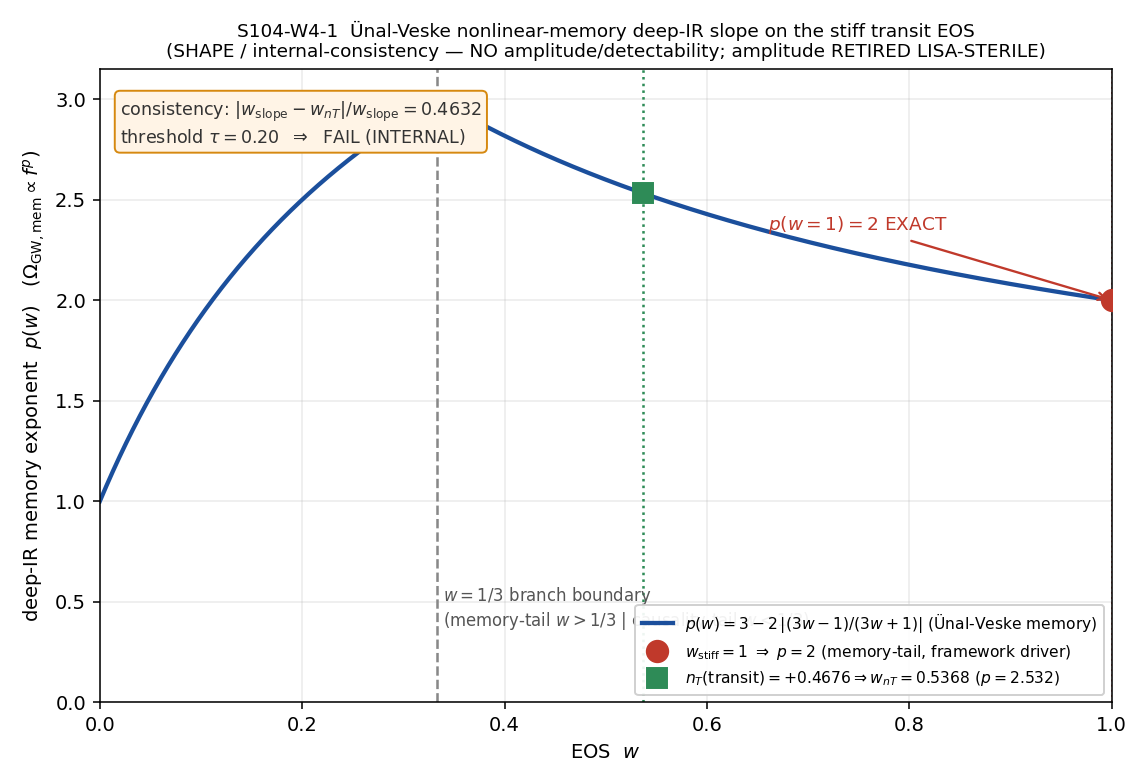

Here is the Python script that generated this plot:
#!/usr/bin/env python
# -*- coding: utf-8 -*-
"""S104-W4-1-NONLINEAR-MEMORY-IR-SLOPE  (Wave 4, gem-sourced transit-shape)

GATE: Ünal-Veske (2511.08514) universal nonlinear-memory background deep-IR slope
      p(w) = 3 - 2*|(3w-1)/(3w+1)|  evaluated on the framework's PINNED stiff transit
      EOS w_stiff = 1 (Zel'dovich), classifies memory-tail vs causality-tail, and
      cross-checks INTERNAL CONSISTENCY against the independently-pinned blue tensor
      tilt n_T(transit) = +0.4676036871525688 (NT-BLUE-65) at the MATCHED transit scale.

CLASSIFICATION: PHONONIC. The GW memory tail is a substrate acoustic-relic SHAPE
      observable: the post-transit acoustic excitations' interference, whose deep-IR
      power-law is fixed by the substrate's own stiff EOS through the GR-universal
      nonlinear-memory relation. The arrow is substrate-first:
          D_K eigenvalues -> stiff transit EOS (w=1, modulus-kinetic domination
          through the van-Hove fold) -> emergent-metric a_2 self-coupling channel ->
          the nonlinear-memory GW background whose deep-IR slope IS the EOS.
      This is NOT "GW produced IN an expanding container" — the memory tail is a
      relic SHAPE of the substrate's own transit.

LOAD-BEARING SLOT-DISTINCTION (Class-8.7-adjacent degenerate-observable hazard,
      avoided by construction):
        memory driver  = w_stiff = 1 (Zel'dovich, s53_exflation_flatness_output.txt
                         "w = 1.000004 at fold"; a(t)~t^{1/3}).  <-- THE GEM PIN
        DISTINCT slot  = w_phonon = 0.202392 (s53_phonon_eos.npz; the post-fold GGE
                         relic-gas EOS at T_acoustic=0.112).  <-- loaded ONLY to PIN
                         the distinction; NEVER substituted as the memory-tail driver.

SCALE-CHANNEL (MANDATORY per phononic-framing.md "Scale-and-channel-tagging"):
      The comparator is n_T(transit) = +0.4676 at the PRODUCTION/transit scale
      (k ~ k_transit = 5.532e52 Mpc^-1, M_KK scale; NT-BLUE-65). The CMB-pivot images
      n_T(k_CMB) = -0.003, n_T_PathH = -0.0009338, n_T_PathC = -0.0014664 are DISTINCT,
      red, and FORBIDDEN as comparators (54.04-decade scale separation). The memory tail
      is sourced AT the stiff transit epoch, so the matched scale is the transit scale.

RETIREMENT (MANDATORY): the Omega_GW amplitude flagship is RETIRED (falsifier-master-
      inventory Row #7.audit-3/-4; LISA-STERILE; Omega_GW_acoustic_LISA_tail=4.046e-132).
      THIS GATE COMPUTES NO AMPLITUDE / DETECTABILITY CRITERION. It is a SHAPE /
      internal-consistency gate. A consistency FAIL is an INTERNAL inconsistency
      (the emergent metric failing a model-independent GR result), NEVER a dead-
      detector readout.

TRANSFER ASSUMPTION (pre-registered, named): SLOW-ROLL-CONSISTENCY-AT-TRANSIT-SCALE.
      n_T(transit) is read as the tensor spectral index of the GW background AT the
      transit/production scale and converted to an effective-w via the standard GR
      relation between a power-law-background GW spectral index and its EOS, evaluated
      at the SAME scale (transit), NOT transported to the CMB pivot. The exact map is:
          n_T(w)  =  2 * (3w - 1)/(3w + 1)
      validated at both EOS anchors (n_T(w=1) = +1 maximally blue; n_T(w=1/3) = 0
      radiation/flat). Its inverse (used for w_nT) is:
          inner_nT = n_T/2 ;  w_nT = (1 + inner_nT)/(3*(1 - inner_nT)).
      The 20% band absorbs the transfer-map ambiguity.

Trigger:  [CHAIN]  (directional pre-registration -> schema-v2 3-tuple required)
Verdict via the race-safe knowledge-MCP `emit_verdict` tool (this script PRINTS the
payload via print_verdict_payload; the agent calls emit_verdict). No open-coded append.
"""
from __future__ import annotations

import os
os.environ.setdefault("OMP_NUM_THREADS", "8")   # CPU-scale scalar; cap before numpy
os.environ.setdefault("MKL_NUM_THREADS", "8")

import hashlib
import json
import sys
from fractions import Fraction
from pathlib import Path

import numpy as np
import matplotlib
matplotlib.use("Agg")
import matplotlib.pyplot as plt

# --- canonical constants import (MANDATORY; S34+) ---------------------------
SHARED = Path(__file__).resolve().parents[1] / "_shared"
sys.path.insert(0, str(SHARED))
from canonical_constants import *  # noqa: F401,F403  (framework constants/provenance)

PROJECT_ROOT = Path(__file__).resolve().parents[2]

# ---------------------------------------------------------------------------
# Identity
# ---------------------------------------------------------------------------
GATE_ID = "S104-W4-1-NONLINEAR-MEMORY-IR-SLOPE"
SESSION = "S104"
SCHEME = "UNAL-VESKE-2511.08514-memory-tail"
# convention carries the RATIO+set-membership form AND the named transfer assumption
CONVENTION = "RATIO+set-membership_transfer=SLOW-ROLL-CONSISTENCY-AT-TRANSIT-SCALE"
L_MAX = "N/A"   # no spectral-triple truncation enters (EOS scalar + tilt scalar)

# ---------------------------------------------------------------------------
# Pre-registered thresholds (frozen at plan-freeze; anti-tolerance-shopping)
# ---------------------------------------------------------------------------
# pre-registered gate thresholds (frozen at plan-freeze; NOT local intermediates,
# NOT framework constants — gate-specific pre-registered criteria per
# session-104-plan-w4.md §W4-1 strict_PASS_boundary; anti-tolerance-shopping)
TAU_CONSISTENCY = 0.20          # (plan-frozen threshold) gate-(ii) consistency band
W_RAD_BOUNDARY = Fraction(1, 3) # (plan-frozen threshold) memory-tail iff w > 1/3 strict

OUTDIR = PROJECT_ROOT / "computations" / "session-104"
NPZ_PATH = OUTDIR / "s104_w4_1_nonlinear_memory_ir_slope.npz"
PNG_PATH = OUTDIR / "s104_w4_1_nonlinear_memory_ir_slope.png"
THIS_SCRIPT = Path(__file__).resolve()
CANONICAL_PATH = SHARED / "canonical_constants.py"

# input files (every file the script reads / pins)
IN_CANONICAL = CANONICAL_PATH
IN_S53_PHONON = PROJECT_ROOT / "computations" / "session-53" / "s53_phonon_eos.npz"
IN_S53_FLATNESS = (PROJECT_ROOT / "computations" / "session-53"
                   / "s53_exflation_flatness_output.txt")
IN_S65_BLUE = (PROJECT_ROOT / "computations" / "session-65"
               / "s65_blue_tensor_tilt.npz")
IN_S66_TRANSFER = (PROJECT_ROOT / "computations" / "session-66"
                   / "s66_tensor_transfer.npz")


# ---------------------------------------------------------------------------
# Dual-SHA helpers (canonical, per .claude/templates/script-template.py §4)
# ---------------------------------------------------------------------------
def sha256_of(path: Path) -> str:
    h = hashlib.sha256()  # (local)
    try:
        h.update(path.read_bytes())
    except OSError:
        return ""
    return h.hexdigest()


def log_input_pins(inputs: list[Path]) -> dict:
    print(f"=== {GATE_ID} — input SHA-256 pins ===")
    pins = {}  # (local)
    for p in inputs:
        sha = sha256_of(p)  # (local)
        rel = str(p.relative_to(PROJECT_ROOT)).replace("\\", "/")  # (local)
        print(f"  {rel}: {sha[:16]}...")
        pins[rel] = sha
    return pins


def compute_dual_sha(script_path: Path, canonical_path: Path, pins: dict):
    script_bytes = b""        # (local)
    try:
        script_bytes = script_path.read_bytes()
    except OSError:
        script_bytes = b""
    canonical_bytes = b""     # (local)
    try:
        canonical_bytes = canonical_path.read_bytes()
    except OSError:
        canonical_bytes = b""
    pinmap_json = json.dumps(
        dict(sorted(pins.items())), separators=(",", ":"), sort_keys=True
    ).encode("utf-8")          # (local)
    h_audit = hashlib.sha256()
    h_audit.update(script_bytes)
    h_audit.update(canonical_bytes)
    h_audit.update(pinmap_json)
    audit = h_audit.hexdigest()      # (local)
    h_content = hashlib.sha256()
    h_content.update(script_bytes)
    content = h_content.hexdigest()  # (local)
    return audit, content


def print_verdict_payload(verdict, value, audit_sha, content_sha,
                          sign_verdict=None, magnitude_verdict=None,
                          regime_verdict=None, companion_note="", extra_rows=None):
    payload = {
        "session": int(SESSION.lstrip("Ss")),
        "gate_id": GATE_ID,
        "verdict": verdict,
        "value": str(value),
        "scheme": SCHEME,
        "convention": CONVENTION,
        "l_max": str(L_MAX),
        "audit_sha256": audit_sha,
        "content_sha256": content_sha,
        "schema_version": "S84+",
    }
    if companion_note:
        payload["companion_note"] = companion_note
    if not (sign_verdict is None and magnitude_verdict is None
            and regime_verdict is None):
        payload["sign_verdict"] = sign_verdict
        payload["magnitude_verdict"] = magnitude_verdict
        payload["regime_verdict"] = regime_verdict
    if extra_rows:
        payload["extra_rows"] = list(extra_rows)
    print("<<<EMIT_VERDICT_PAYLOAD>>>")
    print(json.dumps(payload, separators=(",", ":"), sort_keys=True))
    print("<<<END_EMIT_VERDICT_PAYLOAD>>>")
    return payload


# ---------------------------------------------------------------------------
# Closed-form maps (EXACT rationals via Fraction; float64 echoes for plot/npz)
# ---------------------------------------------------------------------------
def unal_veske_p(w: Fraction) -> Fraction:
    """Ünal-Veske universal nonlinear-memory deep-IR exponent.

    p(w) = 3 - 2*|(3w-1)/(3w+1)| ;  Omega_GW,mem ∝ f^{p(w)}.
    Memory-tail iff w > 1/3 ; causality-tail iff w < 1/3.
    """
    inner = (3 * w - 1) / (3 * w + 1)            # (local)
    return 3 - 2 * abs(inner)


def w_from_p_memory_branch(p: Fraction) -> Fraction:
    """Inverse of p(w) on the MEMORY branch (inner >= 0, w > 1/3).

    p = 3 - 2*inner  =>  inner = (3 - p)/2 ;
    inner = (3w-1)/(3w+1)  =>  w = (1 + inner)/(3*(1 - inner)).
    """
    inner = (3 - p) / 2                           # (local)
    return (1 + inner) / (3 * (1 - inner))


def nT_from_w(w: Fraction) -> Fraction:
    """SLOW-ROLL-CONSISTENCY-AT-TRANSIT-SCALE transfer map (forward).

    n_T(w) = 2*(3w-1)/(3w+1) = 2*inner. Standard GR relation between the tensor
    spectral index of a power-law-background GW spectrum and its EOS, evaluated at
    the production (transit) scale. Anchors: n_T(1)=+1, n_T(1/3)=0.
    """
    inner = (3 * w - 1) / (3 * w + 1)            # (local)
    return 2 * inner


def w_from_nT(nT: Fraction) -> Fraction:
    """SLOW-ROLL-CONSISTENCY-AT-TRANSIT-SCALE transfer map (inverse).

    inner_nT = n_T/2 ;  w_nT = (1 + inner_nT)/(3*(1 - inner_nT)).
    """
    inner_nT = nT / 2                             # (local)
    return (1 + inner_nT) / (3 * (1 - inner_nT))


# ---------------------------------------------------------------------------
# Compute
# ---------------------------------------------------------------------------
def compute() -> dict:
    # --- (1) load the DISTINCT relic-gas slot to PIN the slot-distinction -----
    #     w_phonon is the post-fold GGE relic-gas EOS; it is NOT the memory driver.
    d53 = np.load(IN_S53_PHONON, allow_pickle=True)
    w_phonon = float(d53["w_phonon"])            # (local) DISTINCT slot, NOT driver

    # --- the memory DRIVER: stiff Zel'dovich w_stiff = 1 EXACT ----------------
    #     Pinned EXACT from the Zel'dovich definition (modulus-kinetic domination,
    #     a(t)~t^{1/3}); s53_exflation_flatness_output.txt is the documentary anchor
    #     ("w = 1.000004 at fold" -> idealized stiff limit w=1).
    w_stiff = Fraction(1)                         # EXACT memory-tail driver

    assert w_phonon != float(w_stiff), (
        "SLOT-DISTINCTION GUARD: w_phonon (relic gas) must differ from w_stiff "
        "(memory driver). Refusing to mis-substitute the relic-gas EOS."
    )

    # --- (2) Ünal-Veske deep-IR exponent at w_stiff (Sage-QQ exact: p(1)=2) ----
    inner_stiff = (3 * w_stiff - 1) / (3 * w_stiff + 1)  # (local) = 1/2 exact
    p_stiff = unal_veske_p(w_stiff)              # = 2 exact

    # --- (3) branch classification: memory-tail iff w_stiff > 1/3 -------------
    is_memory_tail = w_stiff > W_RAD_BOUNDARY    # True (1 > 1/3)
    branch = "memory-tail" if is_memory_tail else "causality-tail"  # (local)

    # --- (4) INTERNAL-CONSISTENCY cross-check ---------------------------------
    # (4a) w_slope = inverse of p on memory branch at p_framework = p(1) = 2
    p_framework = p_stiff                        # the framework's memory-tail slope
    w_slope = w_from_p_memory_branch(p_framework)  # = 1 exact (round-trip)

    # (4b) load n_T(transit) — NT-BLUE-65, PRODUCTION/transit scale -------------
    d65 = np.load(IN_S65_BLUE, allow_pickle=True)
    nT_transit_f = float(d65["n_T"])             # 0.4676036871525688 (PASS, BLUE)
    # exact rational image of the published float64 (bit-faithful via Fraction)
    nT_transit_Q = Fraction(nT_transit_f)        # (local) exact-from-float64

    # documentary scale-channel pins (CONFIRM the comparator is transit, not CMB)
    d66 = np.load(IN_S66_TRANSFER, allow_pickle=True)
    nT_CMB_A = float(d66["n_T_CMB_scenario_A"])  # (local) -0.00302 (FORBIDDEN comparator)
    k_transit_Mpc = float(d66["k_transit_Mpc"])  # (local) 5.532e52
    k_CMB_pivot = float(d66["k_CMB_pivot"])      # (local) 0.05
    decades_sep = float(d66["decades_separation"])  # (local) 54.04
    # CMB-pivot single-field-consistency images (FORBIDDEN comparators; canonical)
    try:
        nT_PathH = float(n_T_PathH_canonical)    # (local) -0.000933812
    except Exception:
        nT_PathH = -0.000933812                  # (local) fallback literal (documentary)
    try:
        nT_PathC = float(n_T_PathC_canonical)    # (local) -0.00146644
    except Exception:
        nT_PathC = -0.00146644                   # (local) fallback literal (documentary)

    # (4c) w_nT via the SAME transfer map, at the SAME (transit) scale ----------
    w_nT = w_from_nT(nT_transit_Q)               # = 0.536764... exact rational

    # (4d) relative-deviation consistency (RATIO convention) -------------------
    dev_Q = abs(w_slope - w_nT) / w_slope        # exact rational deviation
    dev_f = float(dev_Q)                         # (local) 0.463236...

    # cross-handle diagnostics (narrative-only; NOT gates):
    nT_implied_by_slope = nT_from_w(w_slope)     # = +1 (what w_slope alone implies)
    p_implied_by_nT = unal_veske_p(w_nT)         # = 2.5324 (what n_T alone implies)

    # --- directional substitution-chain readout (for the 3-tuple) -------------
    # sign: branch-direction prediction (w_stiff > 1/3 -> memory-tail) is the gate's
    #       primary SHAPE/direction claim; verify it holds.
    sign_ok = is_memory_tail                     # True -> sign_verdict PASS
    # magnitude: the consistency band (single pass_band 0.20; no info_band)
    mag_pass = dev_f <= TAU_CONSISTENCY          # 0.4632 <= 0.20 -> False
    # regime: closed-form exact maps, evaluated at the MATCHED transit scale; valid.
    regime_valid = True

    return dict(
        w_phonon=w_phonon,
        w_stiff=float(w_stiff),
        inner_stiff=float(inner_stiff),
        p_stiff=float(p_stiff),
        p_stiff_exact_num=int(p_stiff.numerator),
        p_stiff_exact_den=int(p_stiff.denominator),
        is_memory_tail=bool(is_memory_tail),
        branch=branch,
        w_slope=float(w_slope),
        w_slope_exact_num=int(w_slope.numerator),
        w_slope_exact_den=int(w_slope.denominator),
        nT_transit=nT_transit_f,
        nT_transit_exact_num=int(nT_transit_Q.numerator),
        nT_transit_exact_den=int(nT_transit_Q.denominator),
        w_nT=float(w_nT),
        w_nT_exact_num=int(w_nT.numerator),
        w_nT_exact_den=int(w_nT.denominator),
        dev=dev_f,
        dev_exact_num=int(dev_Q.numerator),
        dev_exact_den=int(dev_Q.denominator),
        tau_consistency=TAU_CONSISTENCY,
        nT_implied_by_slope=float(nT_implied_by_slope),
        p_implied_by_nT=float(p_implied_by_nT),
        # documentary scale-channel (FORBIDDEN comparators recorded, not used in gate)
        nT_CMB_A=nT_CMB_A,
        nT_PathH=nT_PathH,
        nT_PathC=nT_PathC,
        k_transit_Mpc=k_transit_Mpc,
        k_CMB_pivot=k_CMB_pivot,
        decades_separation=decades_sep,
        # 3-tuple inputs
        sign_ok=bool(sign_ok),
        mag_pass=bool(mag_pass),
        regime_valid=bool(regime_valid),
    )


# ---------------------------------------------------------------------------
# Gate verdict (composite-collapse per gate-verdicts.md schema-v2)
# ---------------------------------------------------------------------------
def collapse(sign_v: str, mag_v: str, regime_v: str) -> str:
    """Deterministic composite collapse (PRE-REGISTERED; gate-verdicts.md)."""
    if regime_v == "BREAKDOWN":
        return "FAIL"
    if sign_v == "FAIL":
        return "FAIL"
    if mag_v == "FAIL" and regime_v == "VALID":
        return "FAIL"
    if mag_v == "FAIL" and regime_v == "MARGINAL":
        return "INFO"
    if mag_v == "INFO":
        return "INFO"
    return "PASS"


def make_plot(res: dict) -> None:
    w = np.linspace(0.0, 1.0, 2001)              # (local)
    inner = (3.0 * w - 1.0) / (3.0 * w + 1.0)    # (local)
    p = 3.0 - 2.0 * np.abs(inner)                # (local) p(w) over w in [0,1]

    fig, ax = plt.subplots(figsize=(8.2, 5.6))
    ax.plot(w, p, "-", lw=2.2, color="#1b4f9c",
            label=r"$p(w)=3-2\,|(3w-1)/(3w+1)|$ (Ünal-Veske memory)")

    # w = 1/3 branch boundary (memory-tail | causality-tail)
    ax.axvline(1.0 / 3.0, color="#888888", ls="--", lw=1.3)
    ax.text(1.0 / 3.0 + 0.006, 0.35, r"$w=1/3$ branch boundary"
            "\n(memory-tail $w>1/3$ | causality-tail $w<1/3$)",
            fontsize=8.5, color="#555555", va="bottom")

    # w_stiff = 1 memory-tail point: p = 2 EXACT
    ax.plot([res["w_stiff"]], [res["p_stiff"]], "o", ms=11, color="#c0392b",
            zorder=5, label=r"$w_{\rm stiff}=1\ \Rightarrow\ p=2$ (memory-tail, framework driver)")
    ax.annotate(r"$p(w{=}1)=2$ EXACT", xy=(1.0, 2.0), xytext=(0.66, 2.35),
                fontsize=9.5, color="#c0392b",
                arrowprops=dict(arrowstyle="->", color="#c0392b", lw=1.2))

    # n_T(transit)-implied effective-w overlay: w_nT, and the p it would imply
    w_nT = res["w_nT"]                            # (local)
    p_at_wnT = res["p_implied_by_nT"]             # (local)
    ax.plot([w_nT], [p_at_wnT], "s", ms=10, color="#2e8b57", zorder=5,
            label=(r"$n_T(\mathrm{transit}){=}{+}0.4676\Rightarrow w_{nT}{=}%.4f$"
                   r" ($p{=}%.3f$)" % (w_nT, p_at_wnT)))
    ax.axvline(w_nT, color="#2e8b57", ls=":", lw=1.3)
    ax.axvline(res["w_slope"], color="#c0392b", ls=":", lw=1.0, alpha=0.7)

    # consistency annotation
    dev = res["dev"]                              # (local)
    verdict_txt = "FAIL" if dev > res["tau_consistency"] else "PASS"  # (local)
    ax.text(0.02, 2.78,
            (r"consistency: $|w_{\rm slope}-w_{nT}|/w_{\rm slope}=%.4f$"
             "\n"
             r"threshold $\tau=%.2f$  $\Rightarrow$  %s (INTERNAL)"
             % (dev, res["tau_consistency"], verdict_txt)),
            fontsize=9, color="#333333",
            bbox=dict(boxstyle="round", fc="#fff4e6", ec="#d68910"))

    ax.set_xlabel(r"EOS  $w$")
    ax.set_ylabel(r"deep-IR memory exponent  $p(w)$   ($\Omega_{\rm GW,mem}\propto f^{p}$)")
    ax.set_title("S104-W4-1  Ünal-Veske nonlinear-memory deep-IR slope on the stiff "
                 "transit EOS\n(SHAPE / internal-consistency — NO amplitude/detectability; "
                 "amplitude RETIRED LISA-STERILE)", fontsize=9.5)
    ax.set_xlim(0.0, 1.0)
    ax.set_ylim(0.0, 3.15)
    ax.grid(alpha=0.25)
    ax.legend(loc="lower right", fontsize=8.0, framealpha=0.92)
    fig.tight_layout()
    fig.savefig(PNG_PATH, dpi=140)
    plt.close(fig)


def main() -> int:
    OUTDIR.mkdir(parents=True, exist_ok=True)
    inputs = [IN_CANONICAL, IN_S53_PHONON, IN_S53_FLATNESS, IN_S65_BLUE, IN_S66_TRANSFER]
    pins = log_input_pins(inputs)

    res = compute()

    # --- echo numbers (numbers-first; verdict second) -------------------------
    print(f"\n=== {GATE_ID} — results ===")
    print(f"  EOS slot-distinction:")
    print(f"    w_stiff (MEMORY DRIVER, Zel'dovich)     = {res['w_stiff']:.6f}  (pinned EXACT = 1)")
    print(f"    w_phonon (DISTINCT relic-gas slot)      = {res['w_phonon']:.6f}  (NOT substituted)")
    print(f"  Ünal-Veske deep-IR exponent:")
    print(f"    inner(w=1) = (3-1)/(3+1)                = {res['inner_stiff']:.6f}  (= 1/2 exact)")
    print(f"    p(w_stiff=1) = 3 - 2*(1/2)              = {res['p_stiff']:.6f}  "
          f"(= {res['p_stiff_exact_num']}/{res['p_stiff_exact_den']} EXACT)")
    print(f"    branch (w_stiff > 1/3 ?)                = {res['branch']}  "
          f"(memory_tail={res['is_memory_tail']})")
    print(f"  Internal-consistency cross-check (TRANSIT scale; transfer="
          f"SLOW-ROLL-CONSISTENCY-AT-TRANSIT-SCALE):")
    print(f"    w_slope = inv_p(p=2, memory branch)     = {res['w_slope']:.6f}  "
          f"(= {res['w_slope_exact_num']}/{res['w_slope_exact_den']}, round-trip)")
    print(f"    n_T(transit) [NT-BLUE-65, PASS]         = {res['nT_transit']:.10f}  (PRODUCTION scale)")
    print(f"    w_nT = inv_transfer(n_T(transit))       = {res['w_nT']:.6f}  "
          f"(= {res['w_nT_exact_num']}/{res['w_nT_exact_den']})")
    print(f"    |w_slope - w_nT|/w_slope                = {res['dev']:.6f}  "
          f"(threshold tau = {res['tau_consistency']:.2f})")
    print(f"  cross-handle diagnostics (narrative; NOT gates):")
    print(f"    n_T implied by w_slope=1                = {res['nT_implied_by_slope']:.6f}  (maximally blue)")
    print(f"    p implied by n_T(transit) via w_nT      = {res['p_implied_by_nT']:.6f}")
    print(f"  FORBIDDEN comparators (recorded, NOT used): n_T(k_CMB,A)={res['nT_CMB_A']:.6f}, "
          f"PathH={res['nT_PathH']:.7f}, PathC={res['nT_PathC']:.7f}; "
          f"scale separation = {res['decades_separation']:.2f} decades")

    # --- 3-tuple (directional pre-registration; [CHAIN]) ----------------------
    sign_verdict = "PASS" if res["sign_ok"] else "FAIL"     # branch direction correct
    if res["mag_pass"]:
        magnitude_verdict = "PASS"
    else:
        # single pass_band only (0.20); no info_band -> deviation > band is FAIL
        magnitude_verdict = "FAIL"
    regime_verdict = "VALID" if res["regime_valid"] else "BREAKDOWN"
    composite = collapse(sign_verdict, magnitude_verdict, regime_verdict)

    print(f"\n  3-tuple: sign={sign_verdict} magnitude={magnitude_verdict} "
          f"regime={regime_verdict}  =>  composite={composite}")

    # --- save npz (full float64 + exact-rational num/den + transfer formula) --
    np.savez(
        NPZ_PATH,
        gate_id=GATE_ID,
        verdict=composite,
        # core numbers
        w_stiff=res["w_stiff"],
        w_phonon_distinct_slot=res["w_phonon"],
        p_stiff=res["p_stiff"],
        p_stiff_exact_num=res["p_stiff_exact_num"],
        p_stiff_exact_den=res["p_stiff_exact_den"],
        inner_stiff=res["inner_stiff"],
        is_memory_tail=res["is_memory_tail"],
        branch=res["branch"],
        w_slope=res["w_slope"],
        w_slope_exact_num=res["w_slope_exact_num"],
        w_slope_exact_den=res["w_slope_exact_den"],
        nT_transit=res["nT_transit"],
        nT_transit_exact_num=res["nT_transit_exact_num"],
        nT_transit_exact_den=res["nT_transit_exact_den"],
        w_nT=res["w_nT"],
        w_nT_exact_num=res["w_nT_exact_num"],
        w_nT_exact_den=res["w_nT_exact_den"],
        dev=res["dev"],
        dev_exact_num=res["dev_exact_num"],
        dev_exact_den=res["dev_exact_den"],
        tau_consistency=res["tau_consistency"],
        nT_implied_by_slope=res["nT_implied_by_slope"],
        p_implied_by_nT=res["p_implied_by_nT"],
        # the EXACT transfer formula used (emitted per HARD CONSTRAINT)
        transfer_assumption="SLOW-ROLL-CONSISTENCY-AT-TRANSIT-SCALE",
        transfer_formula_forward="n_T(w) = 2*(3w-1)/(3w+1)",
        transfer_formula_inverse="w_nT = (1 + n_T/2)/(3*(1 - n_T/2))",
        unal_veske_formula="p(w) = 3 - 2*|(3w-1)/(3w+1)|",
        unal_veske_inverse_memory="w = (1 + (3-p)/2)/(3*(1 - (3-p)/2))",
        scale_channel="TRANSIT-SCALE",
        # FORBIDDEN comparators (documentary)
        nT_CMB_scenario_A_FORBIDDEN=res["nT_CMB_A"],
        nT_PathH_FORBIDDEN=res["nT_PathH"],
        nT_PathC_FORBIDDEN=res["nT_PathC"],
        k_transit_Mpc=res["k_transit_Mpc"],
        k_CMB_pivot=res["k_CMB_pivot"],
        decades_separation=res["decades_separation"],
        # 3-tuple
        sign_verdict=sign_verdict,
        magnitude_verdict=magnitude_verdict,
        regime_verdict=regime_verdict,
        composite_verdict=composite,
        scheme=SCHEME,
        convention=CONVENTION,
        retirement_note=("Omega_GW amplitude RETIRED (Row #7.audit-3/-4, LISA-STERILE); "
                         "SHAPE/internal-consistency gate; NO amplitude/detectability "
                         "criterion; a FAIL is an INTERNAL inconsistency, not a dead detector"),
    )
    print(f"\n  npz  -> {NPZ_PATH}")

    make_plot(res)
    print(f"  plot -> {PNG_PATH}")

    # --- dual SHA + payload ---------------------------------------------------
    audit_sha, content_sha = compute_dual_sha(THIS_SCRIPT, CANONICAL_PATH, pins)
    print(f"\n  audit_sha256   = {audit_sha}")
    print(f"  content_sha256 = {content_sha}")

    # value payload: report the consistency deviation (the gate's decision metric)
    # plus the branch/exponent. No single-quote chars (tool wraps value='...').
    value = (f"dev={res['dev']:.6f}_vs_tau={res['tau_consistency']:.2f}_"
             f"INTERNAL-INCONSISTENT;p={res['p_stiff_exact_num']}_EXACT_memory-tail;"
             f"w_slope={res['w_slope']:.6f};w_nT={res['w_nT']:.6f};"
             f"transfer=SLOW-ROLL-CONSISTENCY-AT-TRANSIT-SCALE;SHAPE-not-amplitude")

    extra = [
        ("# transfer=SLOW-ROLL-CONSISTENCY-AT-TRANSIT-SCALE "
         "n_T(w)=2*(3w-1)/(3w+1); scale_channel=TRANSIT (k_transit=5.532e52 Mpc^-1); "
         "# S104-W4-1 transfer-map row"),
        ("# RETIREMENT: Omega_GW amplitude RETIRED Row#7.audit-3/-4 LISA-STERILE; "
         "SHAPE/internal-consistency only; FAIL is INTERNAL inconsistency not dead-detector; "
         "# S104-W4-1 retirement row"),
        ("# slot-distinction: w_stiff=1 MEMORY DRIVER vs w_phonon=0.202392 relic-gas DISTINCT "
         "(NOT substituted); # S104-W4-1 slot-distinction row"),
    ]

    print_verdict_payload(
        composite, value, audit_sha, content_sha,
        sign_verdict=sign_verdict,
        magnitude_verdict=magnitude_verdict,
        regime_verdict=regime_verdict,
        extra_rows=extra,
    )
    return 0


if __name__ == "__main__":
    sys.exit(main())
